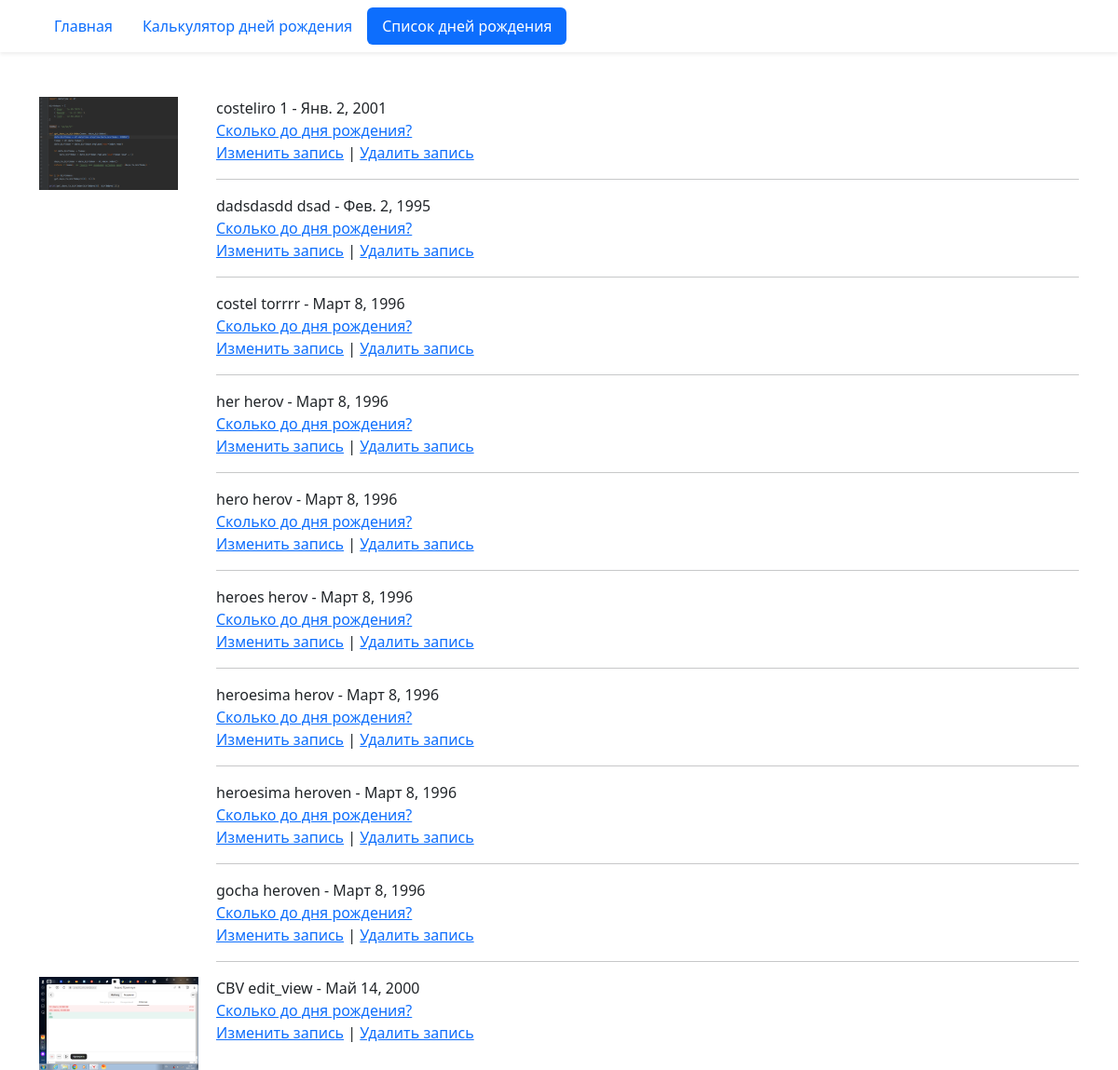
The app's page /birthday/list/ with its own data.
### birthday/models.py (models this page shows)
class Birthday(models.Model):
    first_name = models.CharField('Имя', max_length=20)
    last_name = models.CharField(
        'Фамилия', blank=True, help_text='Необязательное поле', max_length=20
    )
    birthday = models.DateField('Дата рождения', validators=(real_age,))
    image = models.ImageField('Фото', blank=True, upload_to='birthday_images')
    class Meta:
        constraints = (
            models.UniqueConstraint(
                fields=('first_name', 'last_name', 'birthday'),
                name='Unique person'
            ),
        )

### birthday/views.py (the view)
# urls.py: path('list/', views.BirthdayListView.as_view(), name='list'),
class BirthdayListView(ListView):
    model = Birthday
    ordering = 'id'
    paginate_by = 10

### templates/birthday/birthday_list.html (shortened to what this page needs)
{% extends "base.html" %}
{% block content %}
  {% for birthday in page_obj %}
      <div class="row">
      <div class="col-2">
          {% if birthday.image %}
          <img src="{{ birthday.image.url }}" height="100">
          {% endif %}
      </div>
    <div class="col-10">
      <div>
        {{ birthday.first_name }} {{ birthday.last_name }} - {{ birthday.birthday }} <br>
          <a href="{% url 'birthday:detail' birthday.id %}">Сколько до дня рождения?</a>
      </div>
    <div>
        <a href="{% url 'birthday:edit' birthday.id %}">Изменить запись</a> | <a href="{% url 'birthday:delete' birthday.id %}">Удалить запись</a>
    </div>
      {% if not forloop.last %}
        <hr class="mt-3">
      {% endif %}
    </div>
      </div>
  {% endfor %}
{% endblock %}

### templates/base.html (shortened to what this page needs)
<!DOCTYPE html>
<html lang="ru">
  <head>
    {% load django_bootstrap5 %}
      {% bootstrap_css %}
  </head>
  <body>
    {% include "includes/header.html" %}
    <div class="container pt-5">
      {% block content %}{% endblock %}
    </div>
  </body>
</html>

### templates/includes/header.html
<header>
  <nav class="navbar shadow-sm">
    <div class="container">
      {% with request.resolver_match.view_name as view_name %}
        <ul class="nav nav-pills">
          <li class="nav-item">
            <a class="nav-link {% if view_name == 'pages:homepage' %} active {% endif %}"
              href="{% url 'pages:homepage' %}">
              Главная
            </a>
          </li>
          <li class="nav-item">
            <a class="nav-link {% if view_name == 'birthday:create' %} active {% endif %}"
              href="{% url 'birthday:create' %}">
              Калькулятор дней рождения
            </a>
          </li>
            <li class="nav-item">
                <a class="nav-link {% if view_name == 'birthday:list' %} active {% endif %}"
                   href="{% url 'birthday:list' %}">
                    Список дней рождения
                </a>
            </li>
        </ul>
      {% endwith %}
    </div>
  </nav>
</header>

### records on screen
Birthday: image (picture), first_name "costeliro", last_name "1", birthday "Янв. 2, 2001"
Birthday: first_name "dadsdasdd", last_name "dsad", birthday "Фев. 2, 1995"
Birthday: first_name "costel", last_name "torrrr", birthday "Март 8, 1996"
Birthday: first_name "her", last_name "herov", birthday "Март 8, 1996"
Birthday: first_name "hero", last_name "herov", birthday "Март 8, 1996"
Birthday: first_name "heroes", last_name "herov", birthday "Март 8, 1996"
Birthday: first_name "heroesima", last_name "herov", birthday "Март 8, 1996"
Birthday: first_name "heroesima", last_name "heroven", birthday "Март 8, 1996"
Birthday: first_name "gocha", last_name "heroven", birthday "Март 8, 1996"
Birthday: image (picture), first_name "CBV", last_name "edit_view", birthday "Май 14, 2000"
